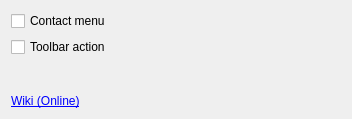
<?xml version="1.0" encoding="UTF-8"?>
<ui version="4.0">
 <class>Options</class>
 <widget class="QWidget" name="Options">
  <property name="geometry">
   <rect>
    <x>0</x>
    <y>0</y>
    <width>352</width>
    <height>119</height>
   </rect>
  </property>
  <property name="windowTitle">
   <string>Form</string>
  </property>
  <layout class="QVBoxLayout" name="verticalLayout">
   <item>
    <widget class="QCheckBox" name="cb_menu">
     <property name="text">
      <string>Contact menu</string>
     </property>
    </widget>
   </item>
   <item>
    <widget class="QCheckBox" name="cb_action">
     <property name="text">
      <string>Toolbar action</string>
     </property>
    </widget>
   </item>
   <item>
    <spacer name="verticalSpacer">
     <property name="orientation">
      <enum>Qt::Vertical</enum>
     </property>
     <property name="sizeHint" stdset="0">
      <size>
       <width>20</width>
       <height>40</height>
      </size>
     </property>
    </spacer>
   </item>
   <item>
    <widget class="QLabel" name="wiki">
     <property name="text">
      <string>&lt;a href=&quot;https://psi-plus.com/wiki/plugins#extended_menu_plugin&quot;&gt;Wiki (Online)&lt;/a&gt;</string>
     </property>
     <property name="openExternalLinks">
      <bool>true</bool>
     </property>
    </widget>
   </item>
  </layout>
 </widget>
 <resources/>
 <connections/>
</ui>
